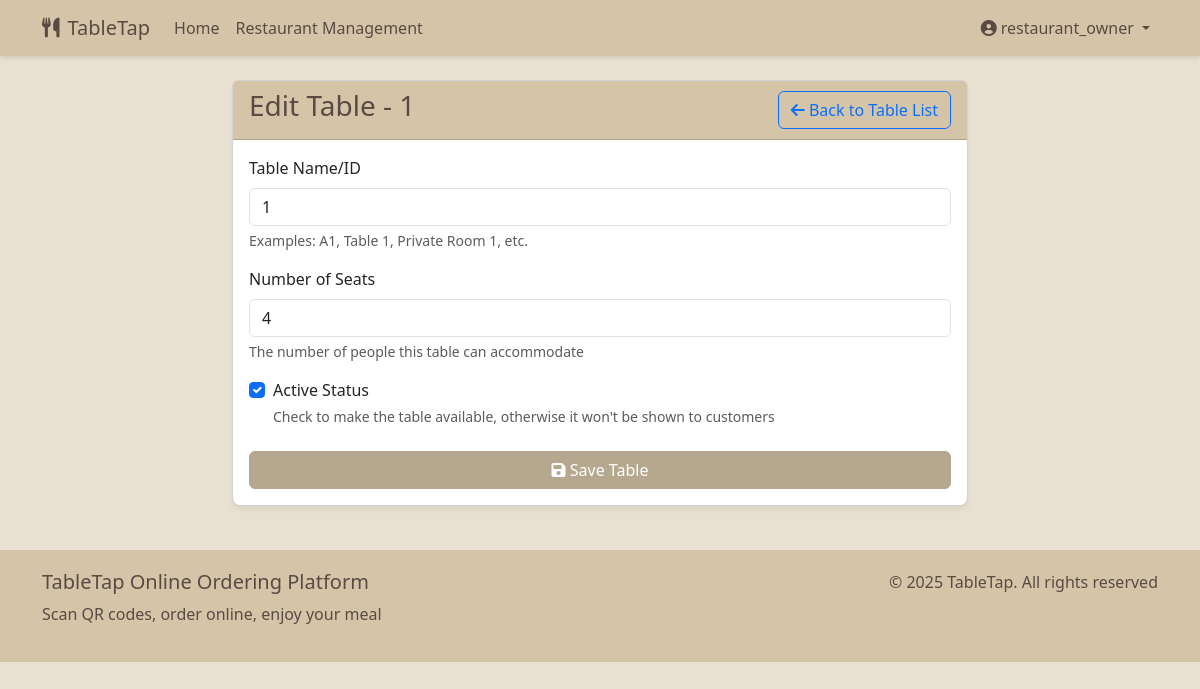
The page /table/1/update/ (signed in) on the database its author committed.
### user/models.py (models this page shows, shortened)
class User(AbstractUser):
    USER_TYPE_CHOICES = (
        ('customer', 'Customer'),
        ('restaurant', 'Restaurant Owner'),
        ('admin', 'Administrator'),
    )
    user_type = models.CharField('User Type', max_length=10, choices=USER_TYPE_CHOICES, default='customer')
    phone = models.CharField('Phone Number', max_length=15, blank=True)
    class Meta:
        verbose_name = 'User'
        verbose_name_plural = 'Users'
    @property
    def is_restaurant_owner(self):
        return self.user_type == 'restaurant'

### restaurant/models.py (models this page shows, shortened)
class Table(models.Model):
    restaurant = models.ForeignKey(Restaurant, on_delete=models.CASCADE, related_name='tables')
    name = models.CharField('Table Name/Number', max_length=50)
    seats = models.PositiveSmallIntegerField('Number of Seats', default=4)
    qr_code = models.ImageField('QR Code', upload_to='table_qrcodes/', blank=True, null=True)
    uuid = models.UUIDField(default=uuid.uuid4, editable=False, unique=True)
    is_active = models.BooleanField('Active Status', default=True)
    created_at = models.DateTimeField('Created At', auto_now_add=True)
    class Meta:
        verbose_name = 'Table'
        verbose_name_plural = 'Tables'

### restaurant/views.py (the view)
# urls.py: path('table/<int:table_id>/update/', views.table_update, name='table_update'),
@login_required
def table_update(request, table_id):
    table = get_object_or_404(Table, id=table_id)
    restaurant = table.restaurant
    if request.user != restaurant.owner and not request.user.is_superuser:
        return HttpResponseForbidden("You do not have permission to access this page")
    if request.method == 'POST':
        form = TableForm(request.POST, instance=table)
        if form.is_valid():
            form.save()
            return redirect('restaurant:table_list', restaurant_id=restaurant.id)
    else:
        form = TableForm(instance=table)
    return render(request, 'restaurant/table_form.html', {
        'form': form,
        'restaurant': restaurant,
        'table': table
    })

### restaurant/forms.py
class TableForm(forms.ModelForm):
    class Meta:
        model = Table
        fields = ['name', 'seats', 'is_active']
        widgets = {
            'name': forms.TextInput(attrs={'class': 'form-control'}),
            'seats': forms.NumberInput(attrs={'class': 'form-control'}),
            'is_active': forms.CheckboxInput(attrs={'class': 'form-check-input'}),
        }

### templates/restaurant/table_form.html (shortened to what this page needs)
{% extends 'base.html' %}
{% block content %}
<div class="row">
    <div class="col-md-8 offset-md-2">
        <div class="card">
            <div class="card-header">
                <div class="d-flex justify-content-between align-items-center">
                    <h3>{% if table %}Edit Table - {{ table.name }}{% else %}Add Table{% endif %}</h3>
                    <a href="{% url 'restaurant:table_list' restaurant.id %}" class="btn btn-outline-primary">
                        <i class="fas fa-arrow-left"></i> Back to Table List
                    </a>
                </div>
            </div>
            <div class="card-body">
                <form method="post">
                    <div class="mb-3">
                        <label for="{{ form.name.id_for_label }}" class="form-label">Table Name/ID</label>
                        {{ form.name }}
                        <div class="form-text">Examples: A1, Table 1, Private Room 1, etc.</div>
                    </div>
                    <div class="mb-3">
                        <label for="{{ form.seats.id_for_label }}" class="form-label">Number of Seats</label>
                        {{ form.seats }}
                        <div class="form-text">The number of people this table can accommodate</div>
                    </div>
                    <div class="mb-3 form-check">
                        {{ form.is_active }}
                        <label class="form-check-label" for="{{ form.is_active.id_for_label }}">
                            Active Status
                        </label>
                        <div class="form-text">Check to make the table available, otherwise it won't be shown to customers</div>
                    </div>
                    <div class="d-grid gap-2 mt-4">
                        <button type="submit" class="btn btn-primary">
                            <i class="fas fa-save"></i> Save Table
                        </button>
                    </div>
                </form>
            </div>
        </div>
    </div>
</div>
{% endblock %}

### templates/base.html (shortened to what this page needs)
<!DOCTYPE html>
<html lang="en">
<head>
    <link href="https://cdn.jsdelivr.net/npm/bootstrap@5.3.0/dist/css/bootstrap.min.css" rel="stylesheet">
    <link rel="stylesheet" href="https://cdnjs.cloudflare.com/ajax/libs/font-awesome/6.0.0/css/all.min.css">
</head>
<body class="paper-texture">
    <nav class="navbar navbar-expand-lg navbar-light mb-4">
        <div class="container">
            <a class="navbar-brand" href="{% url 'restaurant:home' %}">
                <i class="fas fa-utensils me-2"></i>TableTap
            </a>
            <div class="collapse navbar-collapse" id="navbarNav">
                <ul class="navbar-nav me-auto">
                    <li class="nav-item">
                        <a class="nav-link" href="{% url 'restaurant:home' %}">Home</a>
                    </li>
                    {% if user.is_authenticated %}
                        {% if user.is_restaurant_owner %}
                        <li class="nav-item">
                            <a class="nav-link" href="{% url 'restaurant:dashboard' %}">Restaurant Management</a>
                        </li>
                        {% endif %}
                    {% endif %}
                </ul>
                <ul class="navbar-nav">
                    {% if user.is_authenticated %}
                        <li class="nav-item dropdown">
                            <a class="nav-link dropdown-toggle" href="#" id="navbarDropdown" role="button" data-bs-toggle="dropdown">
                                <i class="fas fa-user-circle me-1"></i>{{ user.username }}
                            </a>
                        </li>
                    {% endif %}
                </ul>
            </div>
        </div>
    </nav>
    <div class="container my-4">
        {% block content %}{% endblock %}
    </div>
    <footer class="footer mt-auto">
        <div class="container">
            <div class="row">
                <div class="col-md-6">
                    <h5>TableTap Online Ordering Platform</h5>
                    <p>Scan QR codes, order online, enjoy your meal</p>
                </div>
                <div class="col-md-6 text-md-end">
                    <p>&copy; {% now "Y" %} TableTap. All rights reserved</p>
                </div>
            </div>
        </div>
    </footer>
</body>
</html>

### templates/base.html (style rules this page uses)
:root { --kraft-color: #d4c5a9; --kraft-dark: #b5a88e; --kraft-light: #e8e0d0; --kraft-text: #5a4a42; }
body { background-color: var(--kraft-light); color: var(--kraft-text); font-family: 'Segoe UI', Tahoma, Geneva, Verdana, sans-serif; }
.navbar { background-color: var(--kraft-color); box-shadow: 0 2px 4px rgba(0,0,0,0.1); }
.navbar-brand, .nav-link { color: var(--kraft-text); }
.btn-primary { background-color: var(--kraft-dark); border-color: var(--kraft-dark); color: white; }
.card { background-color: white; border-radius: 8px; box-shadow: 0 4px 6px rgba(0,0,0,0.05); margin-bottom: 20px; }
.card-header { background-color: var(--kraft-color); color: var(--kraft-text); font-weight: bold; }
.footer { background-color: var(--kraft-color); color: var(--kraft-text); padding: 20px 0; margin-top: 30px; }
.paper-texture { position: relative; }
.paper-texture::before { content: ""; position: absolute; top: 0; left: 0; width: 100%; height: 100%; opacity: 0.1; pointer-events: none; }

### rows shown on the page
User: username "restaurant_owner"
Table: name "1", seats "4", is_active "☑"
